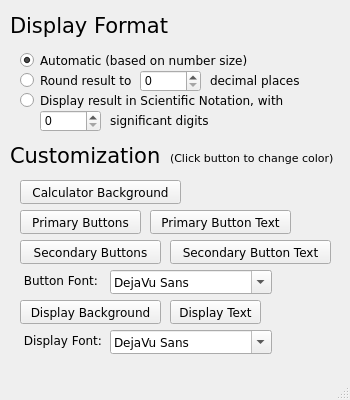
<?xml version="1.0" encoding="UTF-8"?>
<ui version="4.0">
 <class>settingsClass</class>
 <widget class="QMainWindow" name="settingsClass">
  <property name="geometry">
   <rect>
    <x>0</x>
    <y>0</y>
    <width>350</width>
    <height>400</height>
   </rect>
  </property>
  <property name="minimumSize">
   <size>
    <width>350</width>
    <height>400</height>
   </size>
  </property>
  <property name="maximumSize">
   <size>
    <width>350</width>
    <height>400</height>
   </size>
  </property>
  <property name="windowTitle">
   <string>Settings - Numeric Engine</string>
  </property>
  <widget class="QWidget" name="centralWidget">
   <widget class="QLabel" name="displayFormat">
    <property name="geometry">
     <rect>
      <x>10</x>
      <y>10</y>
      <width>181</width>
      <height>31</height>
     </rect>
    </property>
    <property name="font">
     <font>
      <family>DejaVu Sans</family>
      <pointsize>16</pointsize>
     </font>
    </property>
    <property name="text">
     <string>Display Format</string>
    </property>
   </widget>
   <widget class="QRadioButton" name="auto_format">
    <property name="geometry">
     <rect>
      <x>20</x>
      <y>50</y>
      <width>241</width>
      <height>20</height>
     </rect>
    </property>
    <property name="font">
     <font>
      <family>DejaVu Sans</family>
      <pointsize>9</pointsize>
     </font>
    </property>
    <property name="text">
     <string>Automatic (based on number size)</string>
    </property>
    <property name="checked">
     <bool>true</bool>
    </property>
   </widget>
   <widget class="QRadioButton" name="round_format">
    <property name="geometry">
     <rect>
      <x>20</x>
      <y>70</y>
      <width>121</width>
      <height>20</height>
     </rect>
    </property>
    <property name="font">
     <font>
      <family>DejaVu Sans</family>
      <pointsize>9</pointsize>
     </font>
    </property>
    <property name="text">
     <string>Round result to</string>
    </property>
   </widget>
   <widget class="QRadioButton" name="scientific_format">
    <property name="geometry">
     <rect>
      <x>20</x>
      <y>90</y>
      <width>281</width>
      <height>20</height>
     </rect>
    </property>
    <property name="font">
     <font>
      <family>DejaVu Sans</family>
      <pointsize>9</pointsize>
     </font>
    </property>
    <property name="text">
     <string>Display result in Scientific Notation, with</string>
    </property>
   </widget>
   <widget class="QSpinBox" name="round_spinBox">
    <property name="geometry">
     <rect>
      <x>140</x>
      <y>70</y>
      <width>61</width>
      <height>22</height>
     </rect>
    </property>
   </widget>
   <widget class="QLabel" name="dp_label">
    <property name="geometry">
     <rect>
      <x>210</x>
      <y>70</y>
      <width>101</width>
      <height>21</height>
     </rect>
    </property>
    <property name="font">
     <font>
      <family>DejaVu Sans</family>
     </font>
    </property>
    <property name="text">
     <string>decimal places</string>
    </property>
   </widget>
   <widget class="QLabel" name="sf_label">
    <property name="geometry">
     <rect>
      <x>110</x>
      <y>110</y>
      <width>101</width>
      <height>21</height>
     </rect>
    </property>
    <property name="font">
     <font>
      <family>DejaVu Sans</family>
     </font>
    </property>
    <property name="text">
     <string>significant digits</string>
    </property>
   </widget>
   <widget class="QSpinBox" name="scientific_spinBox">
    <property name="geometry">
     <rect>
      <x>40</x>
      <y>110</y>
      <width>61</width>
      <height>22</height>
     </rect>
    </property>
   </widget>
   <widget class="QLabel" name="customize_label">
    <property name="geometry">
     <rect>
      <x>10</x>
      <y>140</y>
      <width>181</width>
      <height>31</height>
     </rect>
    </property>
    <property name="font">
     <font>
      <family>DejaVu Sans</family>
      <pointsize>16</pointsize>
     </font>
    </property>
    <property name="text">
     <string>Customization</string>
    </property>
   </widget>
   <widget class="QLabel" name="customize_label_2">
    <property name="geometry">
     <rect>
      <x>170</x>
      <y>150</y>
      <width>171</width>
      <height>16</height>
     </rect>
    </property>
    <property name="font">
     <font>
      <family>DejaVu Sans</family>
      <pointsize>8</pointsize>
     </font>
    </property>
    <property name="text">
     <string>(Click button to change color)</string>
    </property>
   </widget>
   <widget class="QPushButton" name="choose_color_primary_button">
    <property name="geometry">
     <rect>
      <x>20</x>
      <y>210</y>
      <width>121</width>
      <height>24</height>
     </rect>
    </property>
    <property name="font">
     <font>
      <family>DejaVu Sans</family>
     </font>
    </property>
    <property name="text">
     <string>Primary Buttons</string>
    </property>
   </widget>
   <widget class="QPushButton" name="choose_color_primary_button_text">
    <property name="geometry">
     <rect>
      <x>150</x>
      <y>210</y>
      <width>141</width>
      <height>24</height>
     </rect>
    </property>
    <property name="font">
     <font>
      <family>DejaVu Sans</family>
     </font>
    </property>
    <property name="text">
     <string>Primary Button Text</string>
    </property>
   </widget>
   <widget class="QPushButton" name="choose_color_secondary_button_text">
    <property name="geometry">
     <rect>
      <x>170</x>
      <y>240</y>
      <width>161</width>
      <height>24</height>
     </rect>
    </property>
    <property name="font">
     <font>
      <family>DejaVu Sans</family>
     </font>
    </property>
    <property name="text">
     <string>Secondary Button Text</string>
    </property>
   </widget>
   <widget class="QPushButton" name="choose_color_secondary_button">
    <property name="geometry">
     <rect>
      <x>20</x>
      <y>240</y>
      <width>141</width>
      <height>24</height>
     </rect>
    </property>
    <property name="font">
     <font>
      <family>DejaVu Sans</family>
     </font>
    </property>
    <property name="text">
     <string>Secondary Buttons</string>
    </property>
   </widget>
   <widget class="QFontComboBox" name="choose_button_font_combobox">
    <property name="geometry">
     <rect>
      <x>110</x>
      <y>270</y>
      <width>162</width>
      <height>24</height>
     </rect>
    </property>
    <property name="font">
     <font>
      <family>DejaVu Sans</family>
     </font>
    </property>
    <property name="currentFont">
     <font>
      <family>DejaVu Sans</family>
     </font>
    </property>
   </widget>
   <widget class="QLabel" name="choose_button_font_label">
    <property name="geometry">
     <rect>
      <x>20</x>
      <y>270</y>
      <width>81</width>
      <height>21</height>
     </rect>
    </property>
    <property name="font">
     <font>
      <family>DejaVu Sans</family>
     </font>
    </property>
    <property name="text">
     <string> Button Font:</string>
    </property>
   </widget>
   <widget class="QPushButton" name="choose_color_calculator_background">
    <property name="geometry">
     <rect>
      <x>20</x>
      <y>180</y>
      <width>161</width>
      <height>24</height>
     </rect>
    </property>
    <property name="font">
     <font>
      <family>DejaVu Sans</family>
     </font>
    </property>
    <property name="text">
     <string>Calculator Background</string>
    </property>
   </widget>
   <widget class="QPushButton" name="choose_color_display_text">
    <property name="geometry">
     <rect>
      <x>170</x>
      <y>300</y>
      <width>91</width>
      <height>24</height>
     </rect>
    </property>
    <property name="font">
     <font>
      <family>DejaVu Sans</family>
     </font>
    </property>
    <property name="text">
     <string>Display Text</string>
    </property>
   </widget>
   <widget class="QPushButton" name="choose_color_display_background">
    <property name="geometry">
     <rect>
      <x>20</x>
      <y>300</y>
      <width>141</width>
      <height>24</height>
     </rect>
    </property>
    <property name="font">
     <font>
      <family>DejaVu Sans</family>
     </font>
    </property>
    <property name="text">
     <string>Display Background</string>
    </property>
   </widget>
   <widget class="QLabel" name="choose_display_font_label">
    <property name="geometry">
     <rect>
      <x>20</x>
      <y>330</y>
      <width>81</width>
      <height>21</height>
     </rect>
    </property>
    <property name="font">
     <font>
      <family>DejaVu Sans</family>
     </font>
    </property>
    <property name="text">
     <string> Display Font:</string>
    </property>
   </widget>
   <widget class="QFontComboBox" name="choose_display_font_combobox">
    <property name="geometry">
     <rect>
      <x>110</x>
      <y>330</y>
      <width>162</width>
      <height>24</height>
     </rect>
    </property>
    <property name="font">
     <font>
      <family>DejaVu Sans</family>
     </font>
    </property>
    <property name="currentFont">
     <font>
      <family>DejaVu Sans</family>
     </font>
    </property>
   </widget>
  </widget>
  <widget class="QStatusBar" name="statusBar"/>
 </widget>
 <layoutdefault spacing="6" margin="11"/>
 <resources/>
 <connections/>
</ui>
